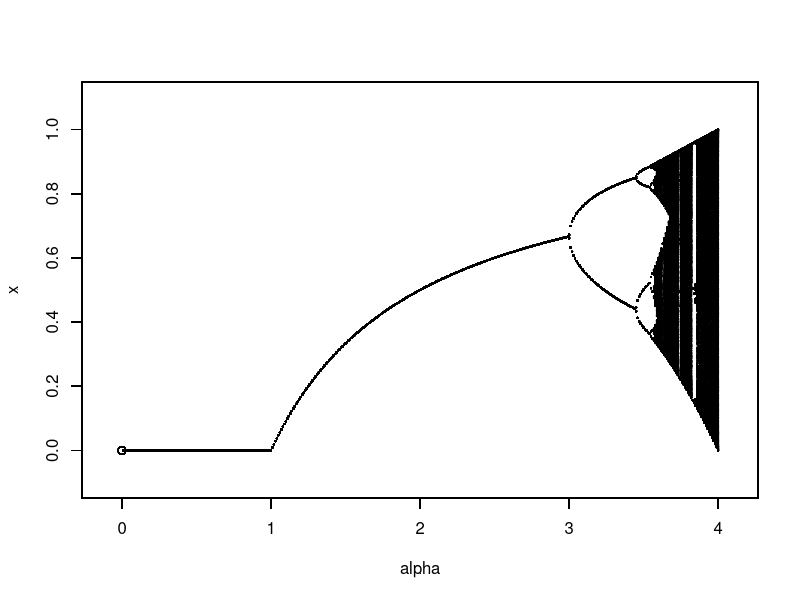

Generate this figure with R:
f = function(x,alpha){
  y = alpha * x * (1-x)
  return(y)
}

logistic = function(alpha){
  x = rep(0,3000)
  x[1] = runif(1)
  for(i in 1:2999){
    x[(i+1)] = f(x[i],alpha)
  }
  return (x[1001:3000])
}

result = function(){
  for(alpha in seq(0,4,0.01)){
    x = logistic(alpha)
    plot(rep(alpha,2000),x,xlim=c(-0.1,4.1),ylim=c(-0.1,1.1),xlab="alpha",ylab="x")
    par(new=TRUE,cex=0.01)
  }
}

result()

